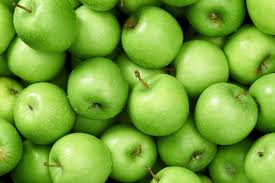
#> input picture Minggu11/Tugas/dataset/Apel/sample2.jpg, 275 x 183 px, found by its file name; its folder holds only this picture in this run
$ python Tugas11.py
#> lines starting #> are read from the running program, lines starting #| are printed output that depends on the picture; after the words box and inside, x2 and y2 are one past the last pixel; in counts of white or black regions, pixels touching at a corner belong together
import cv2
import numpy as np
import os
from sklearn.model_selection import train_test_split
from sklearn.neighbors import KNeighborsClassifier
from sklearn.metrics import accuracy_score, confusion_matrix

# =========================================
# FUNGSI EKSTRAKSI FITUR
# =========================================
def extract_features(image_path):

    # Load image
    img = cv2.imread(image_path)
#> img is the input picture: shape (183, 275, 3); mean B, G, R 54.8, 164.7, 117.8

    if img is None:
        return None

    # Grayscale
    gray = cv2.cvtColor(img, cv2.COLOR_BGR2GRAY)
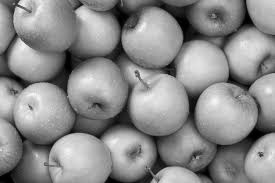
#> gray: shape (183, 275); min 0, max 246, mean 138.1

    # Blur
    blur = cv2.GaussianBlur(gray, (5, 5), 0)

    # Threshold
    _, thresh = cv2.threshold(
        blur,
        0,
        255,
        cv2.THRESH_BINARY_INV + cv2.THRESH_OTSU
    )
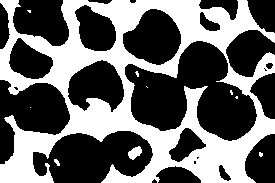
#> thresh: shape (183, 275); 40.6% white; 10 white regions (7 under 20 px)

    # Cari contour
    contours, _ = cv2.findContours(
        thresh,
        cv2.RETR_EXTERNAL,
        cv2.CHAIN_APPROX_SIMPLE
    )
#> contours = 6 contours, 4 with area under 20; largest, box (x1, y1, x2, y2) and area: (0, 0, 275, 183) 34469, (128, 146, 142, 160) 104

    if len(contours) == 0:
        return None

    # Ambil contour terbesar
    cnt = max(contours, key=cv2.contourArea)
#> cnt = contour of 607 points, box (x1, y1, x2, y2) (0, 0, 275, 183), area 34469

    # =========================================
    # REGION PROPERTIES
    # =========================================
    area = cv2.contourArea(cnt)
#> area = 34469

    perimeter = cv2.arcLength(cnt, True)
#> perimeter = 1712.5

    x, y, w, h = cv2.boundingRect(cnt)
#> x = 0; y = 0; w = 275; h = 183

    aspect_ratio = float(w) / h
#> aspect_ratio = 1.5

    rect_area = w * h
#> rect_area = 50325
    extent = float(area) / rect_area
#> extent = 0.685

    hull = cv2.convexHull(cnt)
#> hull = [[246, 0], [247, 1], [274, 33], [274, 133], [255, 182], [0, 182], [0, 0]]

    hull_area = cv2.contourArea(hull)
#> hull_area = 48943

    if hull_area == 0:
        solidity = 0
    else:
        solidity = float(area) / hull_area
#> solidity = 0.704

    # =========================================
    # MOMENTS
    # =========================================
    M = cv2.moments(cnt)
#> M = moments, m00 34469, centre m10/m00, m01/m00 = (143.9, 85.47)

    hu = cv2.HuMoments(M)
#> hu = [0.212, 0.0059, 0.0004, 0.000267, 5.81e-08, 5.8e-06, 6.53e-08]

    # Log transform biar stabil
    for i in range(7):

        if hu[i] != 0:
            hu[i] = -1 * np.sign(hu[i]) * np.log10(abs(hu[i]))
#> after the loop, hu = [0.674, 2.23, 3.4, 3.57, 7.24, 5.24, 7.19]

    # =========================================
    # FOURIER DESCRIPTORS
    # =========================================
    contour_array = cnt[:, 0, :]
#> contour_array = 607 pairs, first value 0 to 274, second value 0 to 182

    contour_complex = np.empty(contour_array.shape[0], dtype=complex)

    contour_complex.real = contour_array[:, 0]
    contour_complex.imag = contour_array[:, 1]

    fourier_result = np.fft.fft(contour_complex)

    # Ambil descriptor frekuensi rendah
    fourier_descriptor = np.abs(fourier_result[:10])

    # Normalisasi Fourier descriptor
    fourier_descriptor = fourier_descriptor / fourier_descriptor[0]

    # =========================================
    # FEATURE VECTOR
    # =========================================
    feature_vector = [
        area,
        perimeter,
        aspect_ratio,
        extent,
        solidity,
        hu[0][0],
        hu[1][0],
        hu[2][0]
    ]
#> feature_vector = [34469, 1712.5, 1.5, 0.685, 0.704, 0.674, 2.23, 3.4]

    # Tambah Fourier descriptor
    feature_vector.extend(fourier_descriptor.tolist())

    return feature_vector


# =========================================
# LOAD DATASET
# =========================================
dataset_path = r"c:\College\Semester 4\Pengolahan Citra Digital\Tugas\Week11\dataset"

classes = ["Apel", "Pisang", "Jeruk"]

X = []
y = []

for label in classes:

    folder = os.path.join(dataset_path, label)

    for file in os.listdir(folder):

        image_path = os.path.join(folder, file)

        features = extract_features(image_path)
#> features = [34469, 1712.5, 1.5, 0.685, 0.704, 0.674, 2.23, 3.4, 1, 0.153, 0.0445, 0.0947, 0.0625, 0.0375, 0.0204, 0.0484, 0.0205, 0.0255]
#> (the run stopped early here; a loop or call above may not have finished)
